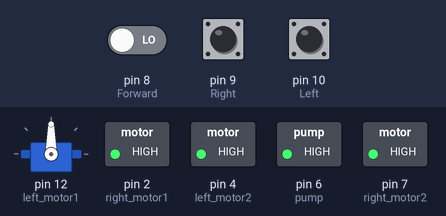
Recording of a sketch running on a simulated Arduino Uno, built with avr-gcc and run on an emulated ATmega328P. Parts: servo, switched loads named in the sketch (green lamp = pin HIGH). The test bench sets the inputs (shaded band); at power-on: pin 8 (Forward) LOW, pin 10 (Left) LOW, pin 9 (Right) LOW. Pins used as bus, display or sensor lines are not drawn.

Above: at 1.2 s.
1.3 s: pin 8 (Forward) driven HIGH
At 1.45 s:
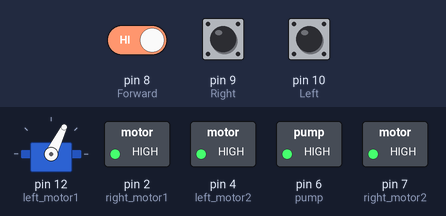
10.9 s: pin 10 (Left) pulled HIGH for 3 s
At 14.6 s:
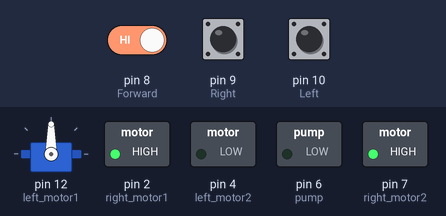
20.5 s: pin 8 (Forward) driven LOW
At 24.3 s:
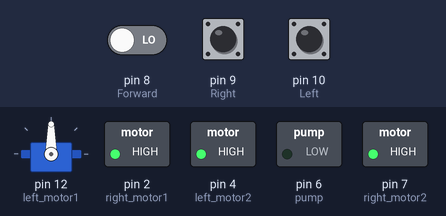
Timing chart, 0 to 36.1 s (numbered marks = the images above; inputs shaded):
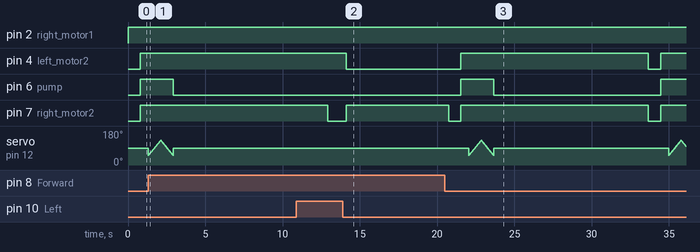

The sketch:

main.ino
```cpp
#include <Servo.h>

Servo myservo;
int deg = 0;
int motor_speed = 70;
boolean fire = false;
#define Left 10      // left sensor
#define Right 9    // right sensor
#define Forward 8   //front sensor
#define left_motor1 12       // left motor
#define left_motor2 4       // left motor
#define right_motor1 2       // right motor
#define right_motor2 7       // right motor
#define pump 6

void setup() {

  pinMode(left_motor1, OUTPUT);
  pinMode(left_motor2, OUTPUT);
  pinMode(right_motor1, OUTPUT);
  pinMode(right_motor2, OUTPUT);
  pinMode(pump, OUTPUT);

  pinMode(Left, INPUT);
  pinMode(Right, INPUT);
  pinMode(Forward, INPUT);

  myservo.attach(12);
  myservo.write(90);
}

void put_off_fire() {
  delay (500);
  digitalWrite(left_motor1, HIGH);
  digitalWrite(left_motor2, HIGH);
  digitalWrite(right_motor1, HIGH);
  digitalWrite(right_motor2, HIGH);
  digitalWrite(pump, HIGH);
  delay(500);
  for (deg = 50; deg <= 130; deg += 1) {
    myservo.write(deg);
    delay(10);
  }
  for (deg = 130; deg >= 50; deg -= 1) {
    myservo.write(deg);
    delay(10);
  }
  digitalWrite(pump,LOW);
  myservo.write(90);
  fire=false;
  delay(10000);
}

void loop() {
  myservo.write(90);
  if (digitalRead(Left) ==1 && digitalRead(Right)==1 && digitalRead(Forward) ==1) {
    digitalWrite(left_motor1, HIGH);
    digitalWrite(left_motor2, HIGH);
    digitalWrite(right_motor1, HIGH);
    digitalWrite(right_motor2, HIGH);
  } else if (digitalRead(Forward) ==0) {
    digitalWrite(left_motor1, HIGH);
    digitalWrite(left_motor2, LOW);
    digitalWrite(right_motor1, HIGH);
    digitalWrite(right_motor2, LOW);
    fire = true;
  } else if (digitalRead(Left) ==0) {
    digitalWrite(left_motor1, HIGH);
    digitalWrite(left_motor2, LOW);
    digitalWrite(right_motor1, HIGH);
    digitalWrite(right_motor2, HIGH);
  } else if (digitalRead(Right) ==0) {
    digitalWrite(left_motor1, HIGH);
    digitalWrite(left_motor2, HIGH);
    digitalWrite(right_motor1, HIGH);
    digitalWrite(right_motor2, LOW);
  }
  delay(300);
    while (fire == true) {
      put_off_fire();
    }
}
```

Measured:
- after the input at 10.9 s, pin 4 (left_motor2): HIGH → LOW after 3.2 s instead of 2.0 s; pin 7 (right_motor2): HIGH → LOW after 2.0 s, → HIGH 1.2 s later
- after the input at 20.5 s, pin 4 (left_motor2): LOW → HIGH after 1.0 s, → LOW 12.1 s later, → HIGH 0.80 s later; pin 6 (pump): LOW → HIGH after 1.0 s, → LOW 2.1 s later, → HIGH 10.8 s later
